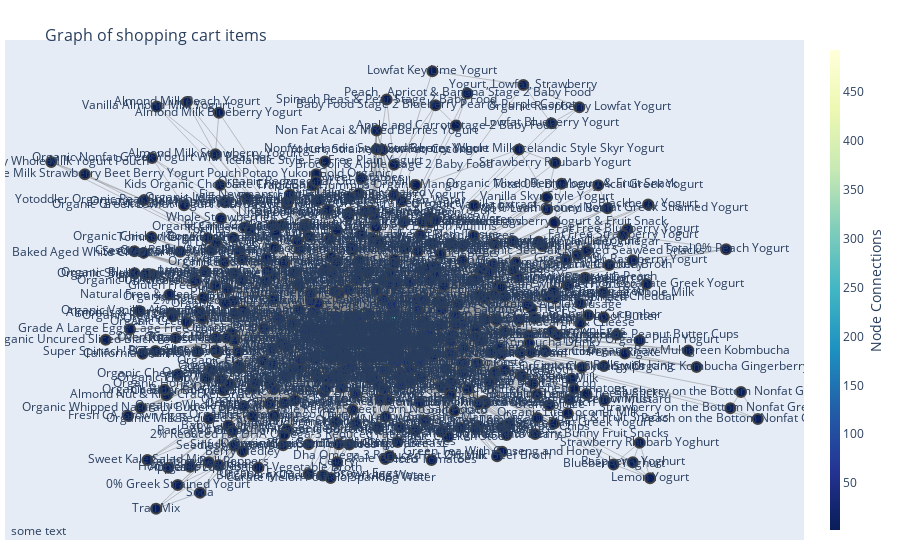

Notebook code for this chart:
### Code cell
fig = go.Figure(data=[edge_trace, node_trace],
             layout=go.Layout(
                title='<br>Graph of shopping cart items',
                titlefont_size=16,
                showlegend=False,
                hovermode='closest',
                margin=dict(b=20,l=5,r=5,t=40),
                annotations=[ dict(
                    text="some text",
                    showarrow=False,
                    xref="paper", yref="paper",
                    x=0.005, y=-0.002 ) ],
                xaxis=dict(showgrid=False, zeroline=False, showticklabels=False),
                yaxis=dict(showgrid=False, zeroline=False, showticklabels=False))
                )
fig.show()

### Figure 1 — Plotly figure (JSON) as saved in the notebook; plotly's stock layout.template omitted (floating-point values rounded to 4 significant figures; data arrays with more than 128 entries replaced by an {"elided": "..."} marker saying what was removed)
{"data": [{"hoverinfo": "none", "line": {"color": "#888", "width": 0.5}, "mode": "lines", "type": "scatter", "x": {"elided": "17193 float values"}, "y": {"elided": "17193 float values"}}, {"hoverinfo": "text", "hovertext": {"elided": "495 str values"}, "marker": {"color": {"elided": "495 int values"}, "colorbar": {"thickness": 10, "title": {"side": "right", "text": "Node Connections"}, "xanchor": "left"}, "colorscale": [[0, "rgb(255,255,217)"], [0.125, "rgb(237,248,177)"], [0.25, "rgb(199,233,180)"], [0.375, "rgb(127,205,187)"], [0.5, "rgb(65,182,196)"], [0.625, "rgb(29,145,192)"], [0.75, "rgb(34,94,168)"], [0.875, "rgb(37,52,148)"], [1, "rgb(8,29,88)"]], "line": {"width": 2}, "reversescale": true, "showscale": true, "size": 10}, "mode": "markers+text", "text": {"elided": "495 str values"}, "type": "scatter", "x": {"elided": "495 float values"}, "y": {"elided": "495 float values"}}], "layout": {"annotations": [{"showarrow": false, "text": "some text", "x": 0.005, "xref": "paper", "y": -0.002, "yref": "paper"}], "hovermode": "closest", "margin": {"b": 20, "l": 5, "r": 5, "t": 40}, "showlegend": false, "title": {"font": {"size": 16}, "text": "<br>Graph of shopping cart items"}, "xaxis": {"showgrid": false, "showticklabels": false, "zeroline": false}, "yaxis": {"showgrid": false, "showticklabels": false, "zeroline": false}}}
